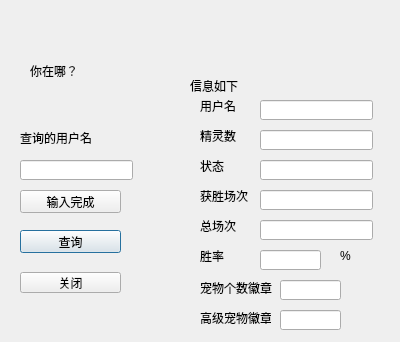
<?xml version="1.0" encoding="UTF-8"?>
<ui version="4.0">
 <class>User</class>
 <widget class="QDialog" name="User">
  <property name="geometry">
   <rect>
    <x>0</x>
    <y>0</y>
    <width>400</width>
    <height>342</height>
   </rect>
  </property>
  <property name="windowTitle">
   <string>Dialog</string>
  </property>
  <widget class="QLabel" name="label">
   <property name="geometry">
    <rect>
     <x>200</x>
     <y>100</y>
     <width>54</width>
     <height>12</height>
    </rect>
   </property>
   <property name="text">
    <string>用户名</string>
   </property>
  </widget>
  <widget class="QLabel" name="label_2">
   <property name="geometry">
    <rect>
     <x>200</x>
     <y>130</y>
     <width>54</width>
     <height>12</height>
    </rect>
   </property>
   <property name="text">
    <string>精灵数</string>
   </property>
  </widget>
  <widget class="QLabel" name="label_3">
   <property name="geometry">
    <rect>
     <x>200</x>
     <y>160</y>
     <width>54</width>
     <height>12</height>
    </rect>
   </property>
   <property name="text">
    <string>状态</string>
   </property>
  </widget>
  <widget class="QLabel" name="label_4">
   <property name="geometry">
    <rect>
     <x>200</x>
     <y>190</y>
     <width>54</width>
     <height>12</height>
    </rect>
   </property>
   <property name="text">
    <string>获胜场次</string>
   </property>
  </widget>
  <widget class="QLabel" name="label_5">
   <property name="geometry">
    <rect>
     <x>200</x>
     <y>220</y>
     <width>54</width>
     <height>12</height>
    </rect>
   </property>
   <property name="text">
    <string>总场次</string>
   </property>
  </widget>
  <widget class="QLabel" name="label_6">
   <property name="geometry">
    <rect>
     <x>20</x>
     <y>130</y>
     <width>71</width>
     <height>16</height>
    </rect>
   </property>
   <property name="text">
    <string>查询的用户名</string>
   </property>
  </widget>
  <widget class="QLineEdit" name="UCuser">
   <property name="geometry">
    <rect>
     <x>20</x>
     <y>160</y>
     <width>113</width>
     <height>20</height>
    </rect>
   </property>
  </widget>
  <widget class="QPushButton" name="UcheckBtn">
   <property name="geometry">
    <rect>
     <x>20</x>
     <y>230</y>
     <width>101</width>
     <height>23</height>
    </rect>
   </property>
   <property name="text">
    <string>查询</string>
   </property>
  </widget>
  <widget class="QLabel" name="label_7">
   <property name="geometry">
    <rect>
     <x>190</x>
     <y>80</y>
     <width>54</width>
     <height>12</height>
    </rect>
   </property>
   <property name="text">
    <string>信息如下</string>
   </property>
  </widget>
  <widget class="QPushButton" name="pushButton_2">
   <property name="geometry">
    <rect>
     <x>20</x>
     <y>190</y>
     <width>101</width>
     <height>23</height>
    </rect>
   </property>
   <property name="text">
    <string>输入完成</string>
   </property>
  </widget>
  <widget class="QLineEdit" name="Uuser">
   <property name="geometry">
    <rect>
     <x>260</x>
     <y>100</y>
     <width>113</width>
     <height>20</height>
    </rect>
   </property>
  </widget>
  <widget class="QLineEdit" name="Upetnum">
   <property name="geometry">
    <rect>
     <x>260</x>
     <y>130</y>
     <width>113</width>
     <height>20</height>
    </rect>
   </property>
  </widget>
  <widget class="QLineEdit" name="Uonline">
   <property name="geometry">
    <rect>
     <x>260</x>
     <y>160</y>
     <width>113</width>
     <height>20</height>
    </rect>
   </property>
  </widget>
  <widget class="QLineEdit" name="Uwin">
   <property name="geometry">
    <rect>
     <x>260</x>
     <y>190</y>
     <width>113</width>
     <height>20</height>
    </rect>
   </property>
  </widget>
  <widget class="QLineEdit" name="Utotal">
   <property name="geometry">
    <rect>
     <x>260</x>
     <y>220</y>
     <width>113</width>
     <height>20</height>
    </rect>
   </property>
  </widget>
  <widget class="QLabel" name="label_8">
   <property name="geometry">
    <rect>
     <x>30</x>
     <y>40</y>
     <width>141</width>
     <height>61</height>
    </rect>
   </property>
   <property name="styleSheet">
    <string notr="true">font: 28pt &quot;04b_21&quot;;</string>
   </property>
   <property name="text">
    <string>你在哪？</string>
   </property>
  </widget>
  <widget class="QPushButton" name="pushButton">
   <property name="geometry">
    <rect>
     <x>20</x>
     <y>272</y>
     <width>101</width>
     <height>21</height>
    </rect>
   </property>
   <property name="text">
    <string>关闭</string>
   </property>
  </widget>
  <widget class="QLabel" name="label_9">
   <property name="geometry">
    <rect>
     <x>200</x>
     <y>250</y>
     <width>54</width>
     <height>12</height>
    </rect>
   </property>
   <property name="text">
    <string>胜率</string>
   </property>
  </widget>
  <widget class="QLineEdit" name="lineEdit">
   <property name="geometry">
    <rect>
     <x>260</x>
     <y>250</y>
     <width>61</width>
     <height>20</height>
    </rect>
   </property>
  </widget>
  <widget class="QLabel" name="label_10">
   <property name="geometry">
    <rect>
     <x>340</x>
     <y>250</y>
     <width>54</width>
     <height>12</height>
    </rect>
   </property>
   <property name="text">
    <string>%</string>
   </property>
  </widget>
  <widget class="QLabel" name="label_11">
   <property name="geometry">
    <rect>
     <x>200</x>
     <y>280</y>
     <width>81</width>
     <height>16</height>
    </rect>
   </property>
   <property name="text">
    <string>宠物个数徽章</string>
   </property>
  </widget>
  <widget class="QLabel" name="label_12">
   <property name="geometry">
    <rect>
     <x>200</x>
     <y>310</y>
     <width>71</width>
     <height>16</height>
    </rect>
   </property>
   <property name="text">
    <string>高级宠物徽章</string>
   </property>
  </widget>
  <widget class="QLineEdit" name="lineEdit_2">
   <property name="geometry">
    <rect>
     <x>280</x>
     <y>280</y>
     <width>61</width>
     <height>20</height>
    </rect>
   </property>
  </widget>
  <widget class="QLineEdit" name="lineEdit_3">
   <property name="geometry">
    <rect>
     <x>280</x>
     <y>310</y>
     <width>61</width>
     <height>20</height>
    </rect>
   </property>
  </widget>
 </widget>
 <resources/>
 <connections>
  <connection>
   <sender>pushButton</sender>
   <signal>clicked()</signal>
   <receiver>User</receiver>
   <slot>close()</slot>
   <hints>
    <hint type="sourcelabel">
     <x>101</x>
     <y>282</y>
    </hint>
    <hint type="destinationlabel">
     <x>164</x>
     <y>266</y>
    </hint>
   </hints>
  </connection>
 </connections>
</ui>
